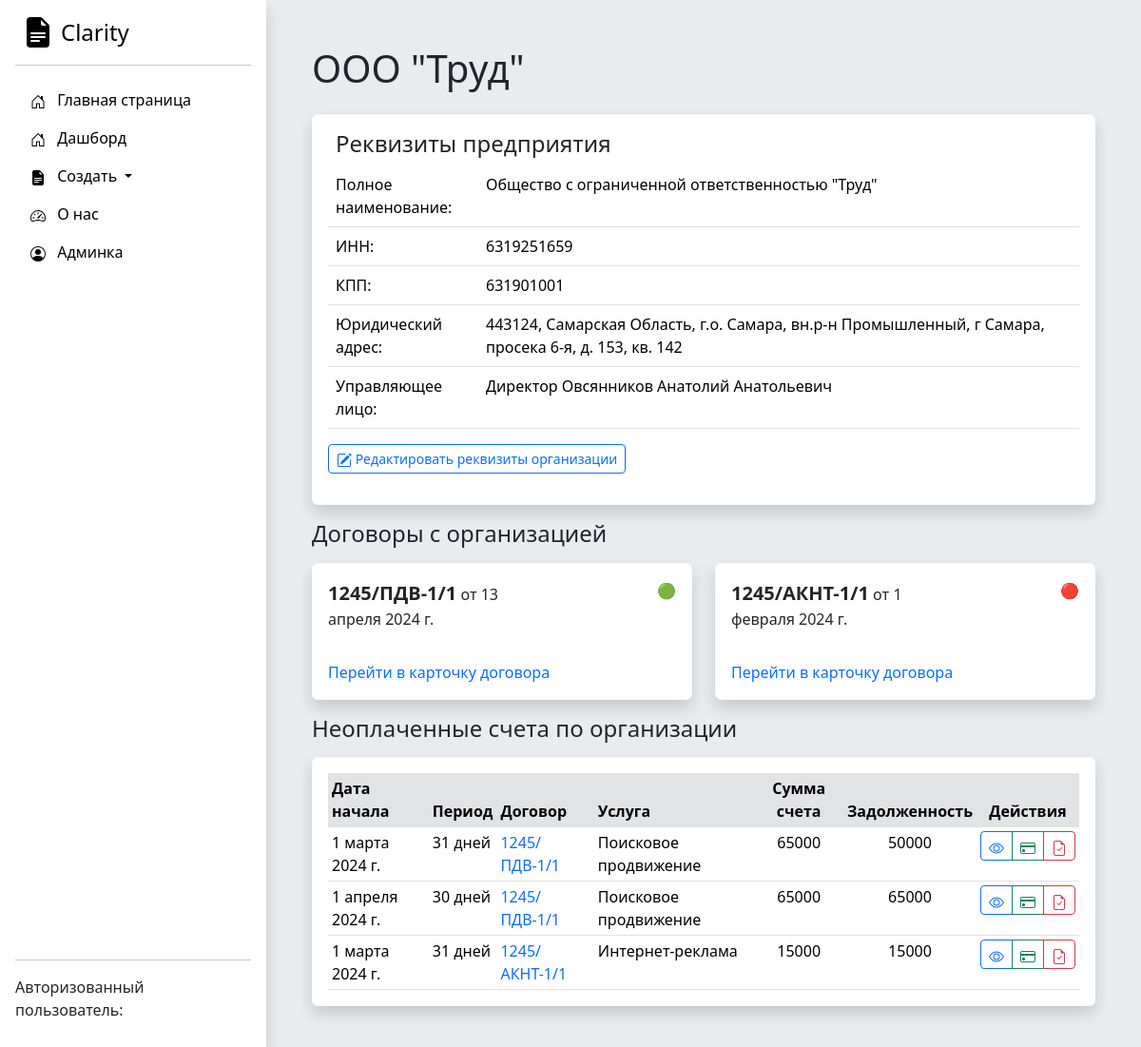
/organization/1/, run on the app's committed database.
### Accounting/models.py (models this page shows, shortened)
class Organization(models.Model):
    full_name = models.CharField('Полное наименование', max_length=250)
    short_name = models.CharField('Краткое наименование', max_length=250)
    inn = models.IntegerField('ИНН')
    kpp = models.IntegerField('КПП')
    ur_adres = models.TextField('Юридический адрес')
    management_full_name = models.CharField('Управляющее лицо', max_length=250)
    management_post = models.CharField('Должность управляющего лица', max_length=250)
    class Meta:
        verbose_name = "Юридическое лицо"
        verbose_name_plural = "Юридические лица"

class Dogovor(models.Model):
    nomer_dogovora = models.CharField('Номер договора', max_length=250)
    date_of_signing = models.DateField('Дата начала действия договора')
    web_site = models.CharField('Веб сайт', max_length=250)
    contract_completed = models.BooleanField('Активный договор')
    basic_price = models.IntegerField('Цена догвора')
    service_type = models.ForeignKey(Service_type, on_delete=models.DO_NOTHING)
    organization = models.ForeignKey(Organization, on_delete=models.CASCADE)
    class Meta:
        verbose_name = "Договор"
        verbose_name_plural = "Договоры"

class Service(models.Model):
    service_name = models.CharField('Название оказываемой услуги для счета и Акта', max_length=250)
    date_start = models.DateField('Дата начала оказания услуги')
    date_end = models.DateField('Дата окончания оказания услуги')
    price = models.IntegerField('Оплата за услугу')
    payment_made = models.IntegerField('Сумма частичной оплаты счета', db_default=0)
    dogovor = models.ForeignKey(Dogovor, on_delete=models.CASCADE)
    full_payment = models.BooleanField('Счет полностью оплачен')
    act_approved = models.BooleanField("Акт подписан")
    class Meta:
        verbose_name = "Услуга (локализованный этап)"
        verbose_name_plural = "Услуги (локализованные этапы)"

class Service_type(models.Model):
    service_type = models.CharField('Название направления оказываемых услуг', max_length=250)
    regular = models.BooleanField('Регулярная услуга, нужно выставлять ежемесячный счет')
    def __str__(self):
        return self.service_type
    class Meta:
        verbose_name = "Направление услуги"
        verbose_name_plural = "Направления услуг"

### Accounting/views.py (the view)
# urls.py: path('organization/<int:pk>/', views.organization_detail, name='organization-detail'),
def organization_detail(request, pk):
    organization_list = Organization.objects.get(id=pk)
    dogovor_list = Dogovor.objects.filter(organization=organization_list)
    service_list = Service.objects.filter(dogovor__in=dogovor_list)
    for el in service_list:
        el.debt = el.price - el.payment_made
    for el in service_list:
        el.period = (el.date_end - el.date_start).days + 1
    for el in service_list:
        el.period = (el.date_end - el.date_start).days + 1
    return render(request, 'Accounting/organization-detail.html',
                  {'organization_list': organization_list, 'dogovor_list': dogovor_list,
                   'service_list': service_list})

### DAM/templates/Accounting/organization-detail.html (shortened to what this page needs)
{% extends 'Accounting/base.html' %}
{% block content %}<h1 class="mb-4">{{ organization_list.short_name }}</h1>
<div class="card border-light shadow p-3 bg-body rounded">
<h4 class="ms-2">Реквизиты предприятия</h4>
    <table class="table table-hover ">
  <tbody>
    <tr>
      <td width="20%" >Полное наименование:</td>
      <td>{{ organization_list.full_name }}</td>
    </tr>
    <tr>
      <td>ИНН:</td>
      <td>{{ organization_list.inn }}</td>
    </tr>
    <tr>
      <td>КПП:</td>
      <td>{{ organization_list.kpp }}</td>
    </tr>
      <tr>
      <td>Юридический адрес:</td>
      <td>{{ organization_list.ur_adres }}</td>
    </tr>
      <tr>
      <td>Управляющее лицо:</td>
      <td>{{ organization_list.management_post }} {{ organization_list.management_full_name }}</td>
    </tr>
  </tbody>
</table>
<div class="d-grid gap-2 d-md-block">
    <a class="btn btn-outline-primary btn-sm mb-3" role="button" href="{% url 'organization-edit' organization_list.pk %}">
        Редактировать реквизиты организации
    </a>
</div>
</div>
{% if dogovor_list %}
<h4 class="mt-3 mb-3">Договоры с организацией</h4>
    <div class="row row-cols-1 row-cols-md-2 g-4">
         {% for el in dogovor_list %}
            <div class="col">
                <div class="card border-light shadow bg-body rounded">
                    <div class="pt-3 ps-3 pe-3 row">
                        <p class="col-8"><span class="fs-5 fw-bold">{{ el.nomer_dogovora }}</span> от {{ el.date_of_signing }}</p>
                        <p class="col-4 text-end">
                            {% if el.contract_completed is True %}
                            🟢
                            {% else %}
                            🔴
                            {% endif %}
                        </p>
                    </div>
                    <div class="card-body">
                        <a class="link-underline-light" href="/dogovor/{{ el.id }}"> Перейти в карточку договора </a>
                    </div>
                </div>
            </div>
        {% endfor %}
    </div>
{% endif %}
{% if service_list %}
<h4 class="mt-3">Неоплаченные счета по организации</h4>
<div class="card border-light shadow p-3 bg-body rounded mt-3">
<div class="card-body px-0 py-0">
<div class="table-responsive scrollbar">
    <table class="table table-sm fs-10 mb-0 overflow-hidden">
        <thead >
            <tr>
                <th class="bg-secondary-subtle">Дата начала</th>
                <th class="bg-secondary-subtle">Период</th>
                <th class="bg-secondary-subtle">Договор</th>
                <th class="bg-secondary-subtle">Услуга</th>
                <th class="bg-secondary-subtle text-center">Сумма счета</th>
                <th class="bg-secondary-subtle text-center">Задолженность</th>
                <th class="bg-secondary-subtle text-center">Действия</th>
            </tr>
        </thead>
        <tbody>
{% for el in service_list %}
{% if el.full_payment is False %}
<tr>
    <td>{{ el.date_start }}</td>
    <td>{{ el.period }} дней</td>
    <td><a class="link-underline-light" href="/dogovor/{{ el.dogovor.id }}">{{ el.dogovor.nomer_dogovora }}</a> </td>
    <td>{{ el.dogovor.service_type }}</td>
    <td class="text-center">{{ el.price }}</td>
    <td class="text-center">{{ el.debt }}</td>
    <td class="text-center">
        <div class="btn-group" role="group" aria-label="Basic mixed styles example">
          <a role="button" class="btn btn-outline-primary btn-sm" href="{% url 'service-detail' el.pk %}">
          </a>
          <a role="button" class="btn btn-outline-success btn-sm" href="{% url 'service-generate-bill' el.pk %}">
          </a>
          <a role="button" class="btn btn-outline-danger btn-sm" href="{% url 'service-generate-act' el.pk %}">
          </a>
        </div>
    </td>
</tr>
{% endif %}
{% endfor %}
        </tbody>
    </table>
</div>
</div>
</div>
{% endif %}
{% endblock %}

### data on the page
Organization: short_name "ООО \"Труд\"", full_name "Общество с ограниченной ответственностью \"Труд\"", inn "6319251659", kpp "631901001", ur_adres "443124, Самарская Область, г.о. Самара, вн.р-н Промышленный, г Самара, просека 6-я, д. 153, кв. 142", management_post "Директор", management_full_name "Овсянников Анатолий Анатольевич"
Dogovor: nomer_dogovora "1245/ПДВ-1/1", date_of_signing "13 апреля 2024 г."
Dogovor: nomer_dogovora "1245/АКНТ-1/1", date_of_signing "1 февраля 2024 г."
Service: date_start "1 марта 2024 г.", period "31", dogovor.nomer_dogovora "1245/ПДВ-1/1", dogovor.service_type "Поисковое продвижение", price "65000", debt "50000"
Service: date_start "1 апреля 2024 г.", period "30", dogovor.nomer_dogovora "1245/ПДВ-1/1", dogovor.service_type "Поисковое продвижение", price "65000", debt "65000"
Service: date_start "1 марта 2024 г.", period "31", dogovor.nomer_dogovora "1245/АКНТ-1/1", dogovor.service_type "Интернет-реклама", price "15000", debt "15000"
